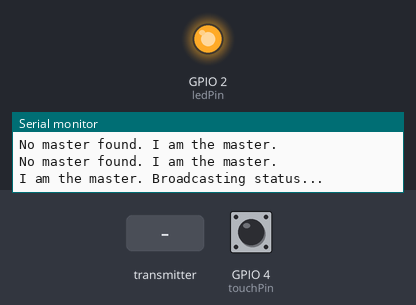
A program run on a simulated ESP32. Parts: output pins drawn as LEDs (lit = HIGH), the last lines printed to the serial monitor. Dashed ring = blinking. Inputs (shaded band) come from the test bench; at power-on: GPIO 4 (touchPin) HIGH.

Above: at 6.2 s.
6.3 s: the transmitter starts sending message = TOUCHED
At 6.55 s:
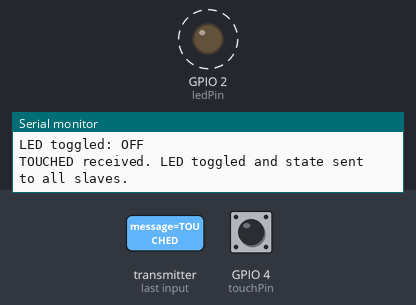
9.3 s: GPIO 4 (touchPin) pulled LOW for 0.15 s
12.3 s: the transmitter starts sending message = I_AM_MASTER
At 13.1 s:
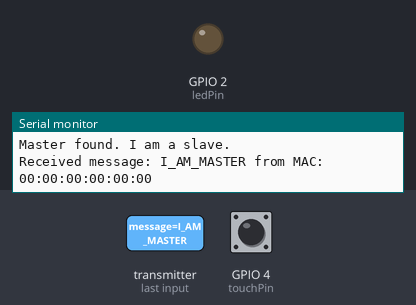
13.8 s: GPIO 4 (touchPin) pulled LOW for 1 s
At 15.2 s:
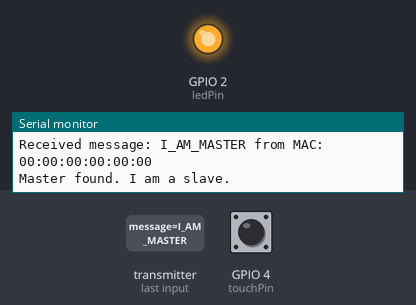
16.3 s: GPIO 4 (touchPin) pulled LOW for 3.2 s
At 17.9 s:
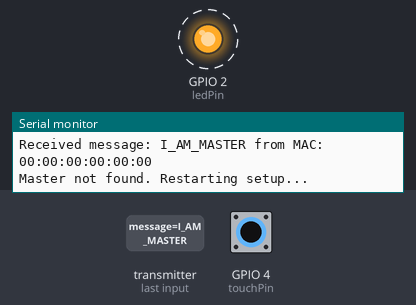
Timing chart, 0 to 20.8 s (numbered marks = the images above; inputs shaded):
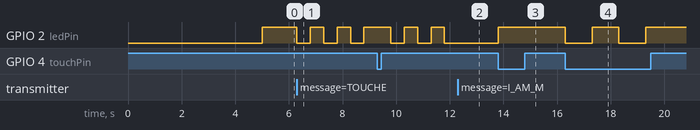

Measured:
- after the input at 6.3 s, GPIO 2 (ledPin): alternates HIGH for 0.50 s and LOW for 0.50 s, starting at once
- after the input at 12.3 s, GPIO 2 (ledPin): stays LOW (without the input it goes to HIGH after 0.00 s)
- after the input at 13.8 s, GPIO 2 (ledPin): LOW → HIGH at once
- after the input at 16.3 s, GPIO 2 (ledPin): alternates HIGH for 1.0 s and LOW for 1.0 s, 4 changes in all, then stays HIGH, starting at once

The program:

main.cpp
```cpp
#include "Settings.h"
#include "CommHandler.h"
#include "Utils.h"

void setup() {
    Serial.begin(115200);
    pinMode(ledPin, OUTPUT);
    digitalWrite(ledPin, LOW);

    commHandler.init();
}

void loop() {
    commHandler.run();
}
```

CommHandler.h
```cpp
#ifndef COMMHANDLER_H
#define COMMHANDLER_H

#include "Settings.h"
#include "Utils.h"

struct CommHandler {
    uint8_t _selfMac[6];
    uint8_t _masterMac[6];
    bool _isMaster = false;
    bool _hasMaster = false;
    bool _isConnectedToMaster = false;
    bool _touchedOnce = false;
    struct_message _incomingMessage, _outgoingMessage;
    esp_now_peer_info_t _peerInfo;

    void init();
    void onDataRecv(const uint8_t *mac, const uint8_t *incomingData, int len);
    void sendBroadcastMessage(const char *message);
    void sendMessageToMaster(const char *message);
    void discoverMaster();
    void checkMasterTimeout();
    void sendMessageToAllSlaves(const char *message);
    bool parseMacAddress(const String &macString, uint8_t *macArray);
    void run(); // function to be called in loop() and runs the logic
};

extern CommHandler commHandler;

#endif
```

Utils.h
```cpp
#ifndef UTILS_H
#define UTILS_H

#include "Settings.h"

bool isTouched();
String macToString(const uint8_t *mac);
void toggleLED();

#endif
```

CommHandler.cpp
```cpp
#include "CommHandler.h"
#include <vector>

// Object of the CommHandler class
CommHandler commHandler;

// List of slave MAC addresses
std::vector<MacAddress> slaveMacs;

void CommHandler::init() {
    WiFi.mode(WIFI_STA);
    WiFi.disconnect();
    esp_read_mac(_selfMac, ESP_MAC_WIFI_STA);

    if (esp_now_init() != ESP_OK) {
        Serial.println("Error initializing ESP-NOW");
        return;
    }

    // Register callback function to handle received data
    esp_now_register_recv_cb([](const uint8_t *mac, const uint8_t *incomingData, int len) {
        commHandler.onDataRecv(mac, incomingData, len);
    });

    uint8_t broadcastAddress[] = {0xFF, 0xFF, 0xFF, 0xFF, 0xFF, 0xFF};
    memcpy(_peerInfo.peer_addr, broadcastAddress, 6);
    _peerInfo.channel = 1;
    _peerInfo.encrypt = false;
    esp_now_add_peer(&_peerInfo);

    // Looking for a master
    discoverMaster();

    // Define Master or Slave
    if (!_hasMaster) {
        _isMaster = true;
        isBlinking = false; // Master is not blinking
        ledState = true;    // Master LED is ON
        digitalWrite(ledPin, HIGH);
        Serial.println("No master found. I am the master.");
    } else {
        _isMaster = false;
        isBlinking = true;  // Slave blinks LED
        Serial.println("Master found. I am a slave.");
    }
}

void CommHandler::onDataRecv(const uint8_t *mac, const uint8_t *incomingData, int len) {
    memcpy(&_incomingMessage, incomingData, sizeof(_incomingMessage));
    String msg = String(_incomingMessage.message);

    Serial.println("Received message: " + msg + " from MAC: " + macToString(mac));

    // To receive the RSSI value of the received packet
    int rssi = WiFi.RSSI();

    if (msg == "I_AM_MASTER") {
        memcpy(_masterMac, mac, 6);
        _hasMaster = true;
        lastMasterSeen = millis();

        if (!_isConnectedToMaster) {
            _isMaster = false;
            _isConnectedToMaster = true;
            isBlinking = false;
            Serial.println("Master found. I am a slave.");
        }
    } else if (msg == "TOUCHED") {
        if (_isMaster) {
            toggleLED();
            String ledMessage = "SETLED=" + String(ledState ? 1 : 0);
            sendMessageToAllSlaves(ledMessage.c_str());
            _touchedOnce = true;
            Serial.println("TOUCHED received. LED toggled and state sent to all slaves.");
        }
    } else if (msg.startsWith("SETLED=")) {
        int ledValue = msg.substring(7).toInt();
        isBlinking = false;
        ledState = (ledValue == 1);
        digitalWrite(ledPin, ledState ? HIGH : LOW);
        Serial.println(String("LED state set to ") + (ledState ? "ON" : "OFF"));
    } else if (msg.startsWith("ADDME=")) {
        String macString = msg.substring(6);
                uint8_t newSlaveMac[6];
                if (parseMacAddress(macString, newSlaveMac)) {
                    if (rssi >= -60) {  // check if signal is stronger than -60 dbm
                        auto it = std::find_if(slaveMacs.begin(), slaveMacs.end(), [&](const MacAddress& slave) {
                            return memcmp(slave.addr, newSlaveMac, 6) == 0;
                        });
                        if (it == slaveMacs.end()) {
                            MacAddress newSlave;
                            memcpy(newSlave.addr, newSlaveMac, 6);
                            slaveMacs.push_back(newSlave);
                            Serial.println("New slave added (strong signal): " + macString);
                        } else {
                            Serial.println("Slave already exists: " + macString);
                        }
                    } else {
                        Serial.println("Slave rejected due to weak signal: " + macString);
                    }
                }
            }
        }

void CommHandler::sendBroadcastMessage(const char *message) {
    strcpy(_outgoingMessage.message, message);
    uint8_t broadcastAddress[] = {0xFF, 0xFF, 0xFF, 0xFF, 0xFF, 0xFF};
    esp_now_send(broadcastAddress, (uint8_t *)&_outgoingMessage, sizeof(_outgoingMessage));
}

void CommHandler::sendMessageToMaster(const char *message) {
    if (!esp_now_is_peer_exist(_masterMac)) {
        memcpy(_peerInfo.peer_addr, _masterMac, 6);
        _peerInfo.channel = 1;
        _peerInfo.encrypt = false;
        esp_now_add_peer(&_peerInfo);
    }
    strcpy(_outgoingMessage.message, message);
    esp_now_send(_masterMac, (uint8_t *)&_outgoingMessage, sizeof(_outgoingMessage));
}

void CommHandler::sendMessageToAllSlaves(const char *message) {
    strcpy(_outgoingMessage.message, message);

    for (const auto &slave : slaveMacs) {
        if (!esp_now_is_peer_exist(slave.toArray())) {
            memcpy(_peerInfo.peer_addr, slave.toArray(), 6);
            _peerInfo.channel = 1;
            _peerInfo.encrypt = false;
            esp_now_add_peer(&_peerInfo);
        }
        esp_now_send(slave.toArray(), (uint8_t *)&_outgoingMessage, sizeof(_outgoingMessage));
    }
}

void CommHandler::discoverMaster() {
    String macString = macToString(_selfMac);
    String message = "ADDME=" + macString;
    sendBroadcastMessage(message.c_str());

    unsigned long startTime = millis();
    while (millis() - startTime < masterTimeout) {
        if (_hasMaster) return;
        delay(100);
    }

    if (!_hasMaster) {
        _isMaster = true;
        memcpy(_masterMac, _selfMac, 6);
        isBlinking = false;
        ledState = true;
        digitalWrite(ledPin, HIGH);
        Serial.println("No master found. I am the master.");
    }
}

void CommHandler::checkMasterTimeout() {
    if (millis() - lastMasterSeen > masterTimeout) {
        Serial.println("Master not found. Searching for new master...");
        _hasMaster = false;
        _isMaster = false;
        _isConnectedToMaster = false;
        discoverMaster();
    }
}

void CommHandler::run() {
    unsigned long currentTime = millis();

    // Touch logic
    if (isTouched()) {
        if (!_touchedOnce) {
            _touchedOnce = true;
            isBlinking = false;
            if (_isMaster) {
                ledState = false;
                digitalWrite(ledPin, LOW);
                Serial.println("Master LED stopped. Toggled mode activated.");
            } else {
                Serial.println("Slave LED stopped. Toggled mode activated.");
            }
        } else {
            toggleLED();
            String ledMessage = ledState ? "SETLED=1" : "SETLED=0";
            if (_isMaster) {
                sendMessageToAllSlaves(ledMessage.c_str());
                Serial.println("Master toggled LED and sent state to slaves.");
            } else {
                sendMessageToMaster("TOUCHED");
                Serial.println("TOUCHED sent to master.");
            }
        }
        delay(500);
    }

    // Blinking logic before first touching
    if (isBlinking && !_touchedOnce) {
        if (currentTime - lastBlinkTime > blinkInterval) {
            lastBlinkTime = currentTime;
            ledState = !ledState;
            digitalWrite(ledPin, ledState ? HIGH : LOW);
        }
    }

    // The master also broadcasts its status
    if (_isMaster && currentTime - lastBroadcastTime > broadcastInterval) {
        lastBroadcastTime = currentTime;
        sendBroadcastMessage("I_AM_MASTER");
        Serial.println("I am the master. Broadcasting status...");
    }

    // Checks if master is still alive
    if (!_isMaster && currentTime - lastMasterSeen > masterTimeout) {
        Serial.println("Master not found. Restarting setup...");
        _hasMaster = false;
        _isConnectedToMaster = false;
        discoverMaster();
    }
}

// פונקציה להמרת String של MAC למערך uint8_t
bool CommHandler::parseMacAddress(const String &macString, uint8_t *macArray) {
    if (macString.length() != 17) return false;

    int values[6];
    if (sscanf(macString.c_str(), "%x:%x:%x:%x:%x:%x",
               &values[0], &values[1], &values[2],
               &values[3], &values[4], &values[5]) == 6) {
        for (int i = 0; i < 6; ++i) {
            macArray[i] = (uint8_t)values[i];
        }
        return true;
    }
    return false;
}
```

Utils.cpp
```cpp
#include "Utils.h"

bool isTouched() {
    return touchRead(touchPin) < 30;
}

String macToString(const uint8_t *mac) {
    char macStr[18];
    snprintf(macStr, sizeof(macStr), "%02X:%02X:%02X:%02X:%02X:%02X",
             mac[0], mac[1], mac[2], mac[3], mac[4], mac[5]);
    return String(macStr);
}

void toggleLED() {
    ledState = !ledState;
    digitalWrite(ledPin, ledState ? HIGH : LOW);
    Serial.println(String("LED toggled: ") + (ledState ? "ON" : "OFF"));
}
```

Settings.h
```cpp
#ifndef SETTINGS_H
#define SETTINGS_H

#include <esp_now.h>
#include <WiFi.h>

// Pin definitions
const int ledPin = 2;
const int touchPin = 4;
const unsigned long blinkInterval = 500;         // Slave's LED blink interval
const unsigned long broadcastInterval = 2000;   // Master's broadcast interval
const unsigned long masterTimeout = 5000;       // Maximum time to wait for master

// Global variables
extern bool isMaster;
extern bool hasMaster;
extern bool isConnectedToMaster;
extern bool ledState;
extern bool isBlinking;
extern unsigned long lastBlinkTime;
extern unsigned long lastBroadcastTime;
extern unsigned long lastMasterSeen;

// Struct for messages
typedef struct struct_message {
    char message[100];
} struct_message;

// Struct to hold MAC address
struct MacAddress {
    uint8_t addr[6];

    // Function to convert MAC address to String
    const uint8_t* toArray() const {
        return addr;
    }
};


// משתנים גלובליים נוספים
extern struct_message incomingMessage, outgoingMessage;
extern esp_now_peer_info_t peerInfo;
extern uint8_t selfMac[6];
extern uint8_t masterMac[6];

#endif
```

Settings.cpp
```cpp
#include "Settings.h"

// Global variables
bool isMaster = false;
bool hasMaster = false;
bool isConnectedToMaster = false;
bool ledState = false;
bool isBlinking = false;
unsigned long lastBlinkTime = 0;
unsigned long lastBroadcastTime = 0;
unsigned long lastMasterSeen = 0;

struct_message incomingMessage;
struct_message outgoingMessage;
esp_now_peer_info_t peerInfo;
uint8_t selfMac[6];
uint8_t masterMac[6];
```
